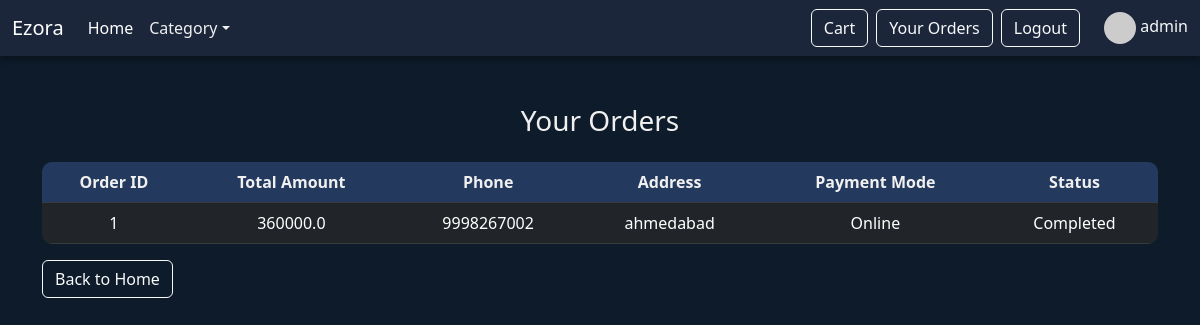
Before: /your-orders (signed in) with the older database file.
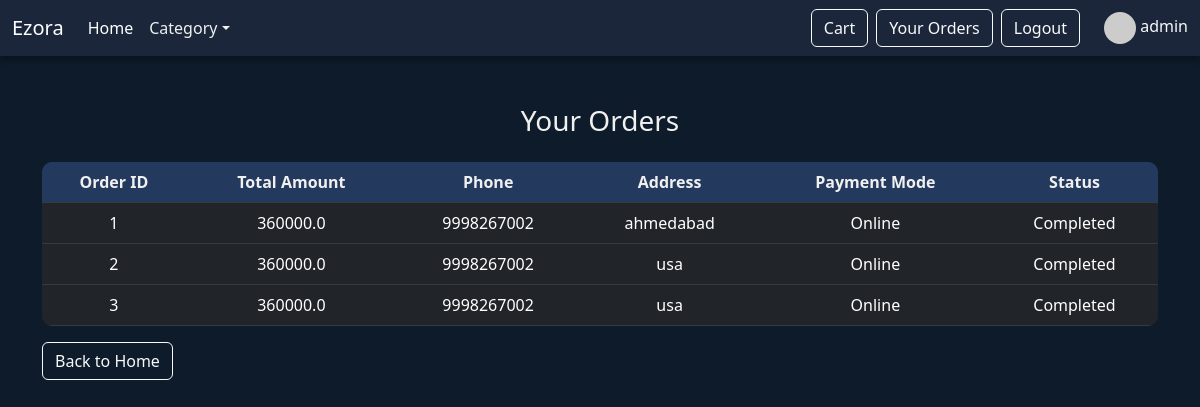
After: the same page with the newer database file.
### App/models.py (models this page shows)
class ordermodel(models.Model):
   userid = models.ForeignKey(registermodel, on_delete=models.CASCADE)
   finaltotal = models.FloatField()
   phone = models.BigIntegerField()
   address = models.TextField()
   paymode = models.CharField(max_length=40)
   timestamp = models.DateTimeField(auto_now_add=True)
   status = models.BooleanField(default=False)
   razorpay_order_id = models.CharField(max_length=255, null=True, blank=True)

### App/views.py (the view)
# urls.py: path('your-orders', views.your_orders),
def your_orders(request):
    if not request.session.get("log_id"):
        messages.error(request, "You need to log in to view your orders.")
        return redirect("/login")
    userid = request.session["log_id"]
    fetch_orders = ordermodel.objects.filter(userid=registermodel(id=userid))
    fetchcatdata = Category.objects.all()
    context = {
        "orders": fetch_orders,
        "catdata": fetchcatdata,
    }
    return render(request, "your_orders.html", context)

### App/templates/your_orders.html (shortened to what this page needs)
<!DOCTYPE html>
<html lang="en">
<head>
    <link href="https://cdn.jsdelivr.net/npm/bootstrap@5.3.0-alpha3/dist/css/bootstrap.min.css" rel="stylesheet">
</head>
<body>
{% include "nav.html" %}
    <div class="container my-5">
        <h3 class="text-center mb-4">Your Orders</h3>
        <div class="table-responsive">
            <table class="table table-dark table-hover text-center">
                <thead>
                    <tr>
                        <th>Order ID</th>
                        <th>Total Amount</th>
                        <th>Phone</th>
                        <th>Address</th>
                        <th>Payment Mode</th>
                        <th>Status</th>
                    </tr>
                </thead>
                <tbody>
                    {% if orders %}
                        {% for order in orders %}
                            <tr>
                                <td>{{ order.id }}</td>
                                <td>{{ order.finaltotal }}</td>
                                <td>{{ order.phone }}</td>
                                <td>{{ order.address }}</td>
                                <td>{{ order.paymode }}</td>
                                <td>{{ order.status|yesno:"Completed,Pending" }}</td>
                            </tr>
                        {% endfor %}
                    {% else %}
                        <tr>
                            <td colspan="6">You have no orders yet.</td>
                        </tr>
                    {% endif %}
                </tbody>
            </table>
        </div>
        <a class="btn btn-outline-light me-2" href="/">Back to Home</a>
    </div>
</body>
</html>

### App/templates/nav.html (shortened to what this page needs)
  <nav class="navbar navbar-expand-lg navbar-dark">
    <div class="container-fluid">
      <a class="navbar-brand" href="#">Ezora</a>
      <div class="collapse navbar-collapse" id="navbarNav">
        <ul class="navbar-nav me-auto mb-2 mb-lg-0">
          <li class="nav-item"><a class="nav-link active" href="/">Home</a></li>
          <li class="nav-item dropdown">
           <a class="nav-link dropdown-toggle" href="#" role="button" data-bs-toggle="dropdown" aria-expanded="false" style="color: #f0f0f0; text-decoration: none;">Category</a>
          </li>
        </ul>
        <div class="d-flex align-items-center">
          {% if request.session.log_name %}
          <a class="btn btn-outline-light me-2" href="/showcart"> Cart</a>
          <a class="btn btn-outline-light me-2" href="/your-orders">Your Orders</a>
          <a class="btn btn-outline-light me-2" href="/logout">Logout</a>
          <div class="user-info ms-3">
    {% if request.session.profile_picture %}
        <img src="{{ request.session.profile_picture }}" alt="User " width="32" height="32" class="rounded-circle">
    {% else %}
        <img src="https://via.placeholder.com/32" alt="User " width="32" height="32" class="rounded-circle">
    {% endif %}
            <span class="text-light">{{ request.session.log_name }}</span>
          </div>
          {% else %}
          <a class="btn btn-outline-light me-2" href="/login">Login</a>
          <a class="btn btn-outline-light me-2" href="/">Sign Up</a>
          {% endif %}
        </div>
      </div>
    </div>
  </nav>

### App/templates/your_orders.html (style rules this page uses)
body { background-color: #0d1b2a; color: #f0f0f0; }
.navbar { background-color: #1b263b; box-shadow: 0 4px 6px rgba(0, 0, 0, 0.3); }
.table { background-color: #1b263b; border-radius: 10px; overflow: hidden; }
.table th { background-color: #23395d; color: #f0f0f0; }
.table tbody tr { transition: background-color 0.3s ease-in-out; }

Changed rows visible on the page:
added ordermodel: id "2", finaltotal "360000.0", phone "9998267002", address "usa", paymode "Online", status "Completed"
added ordermodel: id "3", finaltotal "360000.0", phone "9998267002", address "usa", paymode "Online", status "Completed"
